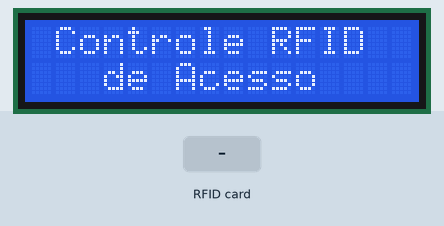
Simulated run of this sketch. Board: Arduino Uno, built with avr-gcc and run on an emulated ATmega328P. On the bench: 16×2 character LCD. Inputs (shaded band) come from the test bench. What the sketch prints to the serial monitor is not drawn.

Above: at 0.2 s.
At 4.3 s:
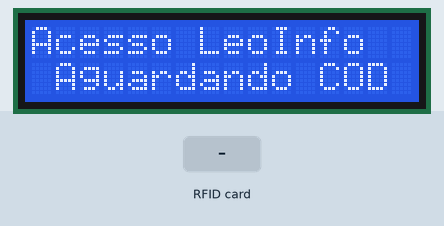
4.4 s: RFID card 5E 7A 19 C4 held to the reader
Timing chart, 0 to 7.4 s (numbered marks = the images above; inputs shaded):
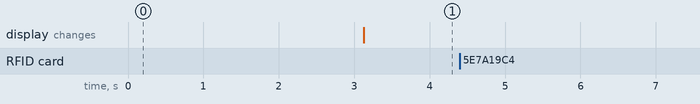

The sketch:

Slave_rfid.ino
```cpp
// CONTROLE DE ACESSO RFID COM TRAVA ELÉTRICA
// USINAINFO < https://www.usinainfo.com.br >
// FACEBOOK  < https://www.facebook.com/usinainfo.arduino >
// YOUTUBE   < https://www.youtube.com/usinainfo >
// INSTAGRAM < @usinainfo >


byte x = 0;
#include <SPI.h>                 // Inclui a biblioteca SPI.h
#include <RFID.h>                // Inclui a biblioteca RFID.h
#include <Wire.h>                // Inclui a biblioteca Wire.h
#include <LiquidCrystal.h>       // Inclui a biblioteca LiquidCrystal.h

#define SS_PIN 10                       // Define os pinos do RFID
#define RST_PIN 9                       // Define os pinos do RFID

RFID rfid(SS_PIN, RST_PIN);             //Iniciliza as configurações da biblioteca RFID

LiquidCrystal lcd(6, 7, 5, 4, 3, 2);    // Declara os pinos do display

int serNum[5];                          // Variável de leitura da tag

int cards[][5] = {                      // Declara os códigos liberados para acesso
  {163, 73, 60, 91, 141}            // Tag de Acesso 1
};

int alarm = 0;
uint8_t alarmStat = 0;
uint8_t maxError = 5;

void setup() {
  Serial.begin(9600);
  lcd.begin(16, 2);
  SPI.begin();
  rfid.init();

  lcd.clear();
  lcd.print(F(" Controle RFID"));
  lcd.setCursor (0, 1);
  lcd.print(F("   de Acesso"));
  delay (3000);
  lcd.clear();

  // Start the I2C Bus as Master
  Wire.begin(9);

}

void debugNumeroCard() {
  Serial.print(rfid.serNum[0]);
  Serial.print(" ");
  Serial.print(rfid.serNum[1]);
  Serial.print(" ");
  Serial.print(rfid.serNum[2]);
  Serial.print(" ");
  Serial.print(rfid.serNum[3]);
  Serial.print(" ");
  Serial.print(rfid.serNum[4]);
  Serial.println("");
}

bool verificarCartaoValido() {
  for (int j = 0; j < sizeof(cards); j++) {
    if (verificarCartao(j)) {
      return true;
    }
  }
  return false;
}

bool verificarCartao(int idCartao) {
  for (int i = 0; i < sizeof(rfid.serNum); i++ ) {
    if (rfid.serNum[i] != cards[idCartao][i]) {
      return false;
    }
  }
  return true;
}


void loop() {
  lcd.clear();
  lcd.print(F("Acesso LeoInfo"));
  lcd.setCursor (0, 1);
  lcd.print(F(" Aguardando COD"));

  if (rfid.isCard()) {
    if (rfid.readCardSerial()) {
      //        debugNumeroCard();
      if (verificarCartaoValido()) {
        Serial.println(F("Bem-Vindo(a)!"));
        lcd.clear();
        lcd.print(F("  Bem-Vindo(a)  "));
        lcd.setCursor (0, 1);
        lcd.print(F("                "));
        x = 1;
        Wire.onRequest(requestEvent);
        //transmitir(1);
        lcd.clear();
      } else {
        alarm = alarm + 1;
        Serial.println("Acesso Negado!");
        x = 3;
        Wire.onRequest(requestEvent);

        //        transmitir(3);
        lcd.clear();
      }
//      Wire.onRequest(requestEvent);
    }
  }


}

void requestEvent() {
  Wire.write(x); // respond with message of 6 bytes
  // as expected by master
}

void transmitir(byte x) {

  //Wire.write("hello ");
  //  Wire.beginTransmission(9); // transmit to device #9
  //  Wire.write(x);              // sends x
  //  Wire.endTransmission();    // stop transmitting
}
```

Measured:
- after the input at 4.4 s, every drawn part: stays the same
